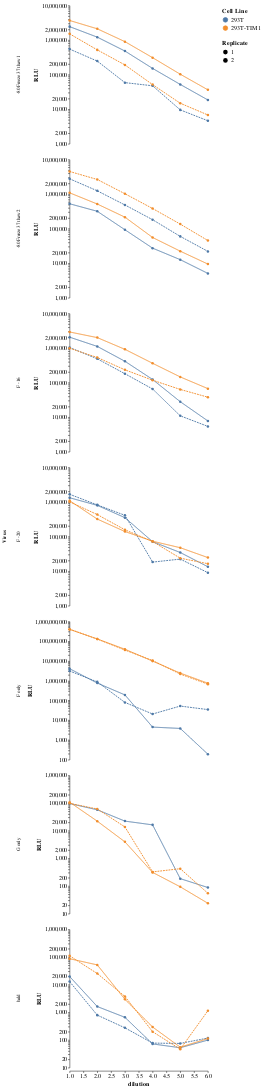

The code cell stored with this chart in its notebook:
### Code cell
# -80 Freeze 37 thaw 1, -80 Freeze 37 thaw 2, bald, G only, F only, F -16, F -20

# Define the list of viruses to include in the plot
selected_viruses = [
    "-80 Freeze 37 thaw 1", "-80 Freeze 37 thaw 2", "bald", 
    "G only", "F only", "F -16", "F -20"
]

# Filter the dataframe to include only the selected viruses
df_filtered = df[df['virus'].isin(selected_viruses)]

# Create the Altair chart with separate lines for each 'rep'
chart = alt.Chart(df_filtered).mark_line(point=True).encode(
    x=alt.X('dilution:Q', title='dilution'),  # X-axis
    y=alt.Y('RLU:Q', title='RLU', scale=alt.Scale(type='log')),  # Y-axis (separate per virus)
    color=alt.Color('cell line:N', title='Cell Line'),  # Different colors for each cell line
    strokeDash=alt.StrokeDash('rep:N', title='Replicate'),  # Different line styles for each 'rep'
    tooltip=[
        alt.Tooltip('virus:N', title='Virus'),
        alt.Tooltip('cell line:N', title='Cell Line'),
        alt.Tooltip('rep:N', title='Replicate'),
        alt.Tooltip('uL:Q', title='uL'),
        alt.Tooltip('RLU:Q', title='RLU'),
        alt.Tooltip('RLU/uL:Q', title='RLU/uL'),
        alt.Tooltip('dilution:Q', title='dilution')
    ]
).facet(
    row=alt.Row('virus:N', title='Virus')  # Facet by virus (each virus gets a row)
).resolve_scale(
    y='independent'  # Allow each facet to have a separate Y-axis range
).configure_axis(
    labelFontSize=12,
    titleFontSize=14
).configure_view(
    strokeWidth=2
)

# Display the chart
chart.save("03_output/plots/Titer_Ctdel_linear.html")
chart

### Figure 1 — Vega-Lite specification as saved in the notebook (floating-point values rounded to 4 significant figures; data arrays with more than 128 entries replaced by an {"elided": "..."} marker saying what was removed)
{"config": {"background": "transparent", "title": {"fontSize": 20, "fontWeight": "normal", "font": "Helvetica", "anchor": "start", "color": "#000000", "orient": "top", "offset": 5, "subtitleColor": "gray", "subtitleFont": "Helvetica", "subtitleFontWeight": "normal", "subtitleFontSize": 18, "subtitlePadding": 2}, "axis": {"domain": true, "domainColor": "black", "domainWidth": 1, "grid": false, "gridColor": "#DEDDDD", "gridWidth": 0.5, "labelFont": "Helvetica", "labelFontSize": 12, "labelFlush": false, "labelFontWeight": "normal", "labelPadding": 2, "tickColor": "black", "tickSize": 4, "tickWidth": 1, "titleFont": "Helvetica", "titleAlign": "center", "titleFontWeight": "bold", "titleFontSize": 14, "titlePadding": 5}, "legend": {"labelFont": "Helvetica", "labelFontSize": 14, "symbolSize": 100, "titleFont": "Helvetica", "titleFontSize": 14, "titleFontWeight": "bold", "padding": 5, "titleLimit": 200, "gradientLength": 100}, "range": {"category": ["#4e79a7", "#f28e2c", "#e15759", "#76b7b2", "#59a14f", "#edc949", "#af7aa1", "#ff9da7", "#9c755f", "#bab0ab"], "diverging": ["#c7e9b4", "#7fcdbb", "#41b6c4", "#1d91c0", "#225ea8", "#253494"]}, "view": {"stroke": "transparent", "strokeWidth": 2}, "text": {"font": "Helvetica Light", "fontSize": 14}}, "data": {"name": "data-376d776ef9cd1fc5fb449f72a0e69563"}, "facet": {"row": {"field": "virus", "title": "Virus", "type": "nominal"}}, "spec": {"mark": {"type": "line", "point": true}, "encoding": {"color": {"field": "cell line", "title": "Cell Line", "type": "nominal"}, "strokeDash": {"field": "rep", "title": "Replicate", "type": "nominal"}, "tooltip": [{"field": "virus", "title": "Virus", "type": "nominal"}, {"field": "cell line", "title": "Cell Line", "type": "nominal"}, {"field": "rep", "title": "Replicate", "type": "nominal"}, {"field": "uL", "title": "uL", "type": "quantitative"}, {"field": "RLU", "title": "RLU", "type": "quantitative"}, {"field": "RLU/uL", "title": "RLU/uL", "type": "quantitative"}, {"field": "dilution", "title": "dilution", "type": "quantitative"}], "x": {"field": "dilution", "title": "dilution", "type": "quantitative"}, "y": {"field": "RLU", "scale": {"type": "log"}, "title": "RLU", "type": "quantitative"}}}, "resolve": {"scale": {"y": "independent"}}, "$schema": "https://vega.github.io/schema/vega-lite/v5.20.1.json", "datasets": {"data-376d776ef9cd1fc5fb449f72a0e69563": {"elided": "162 records"}}}
